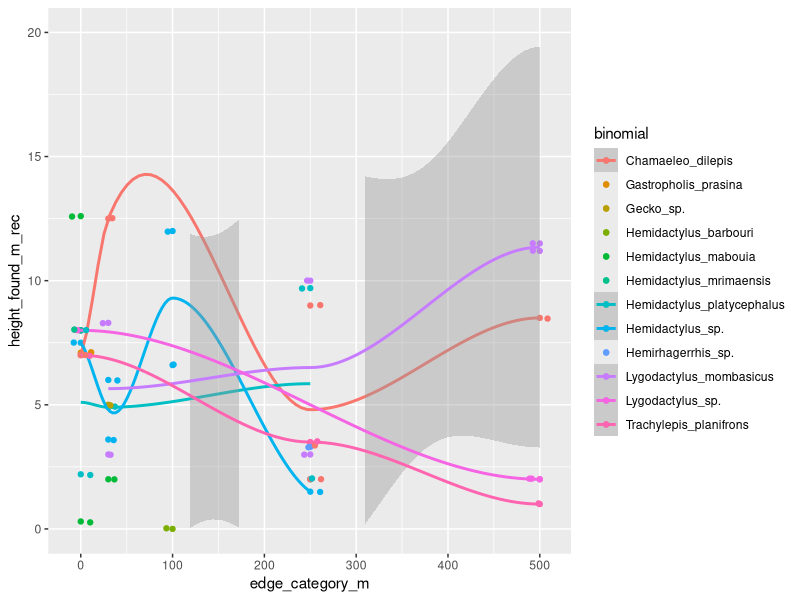
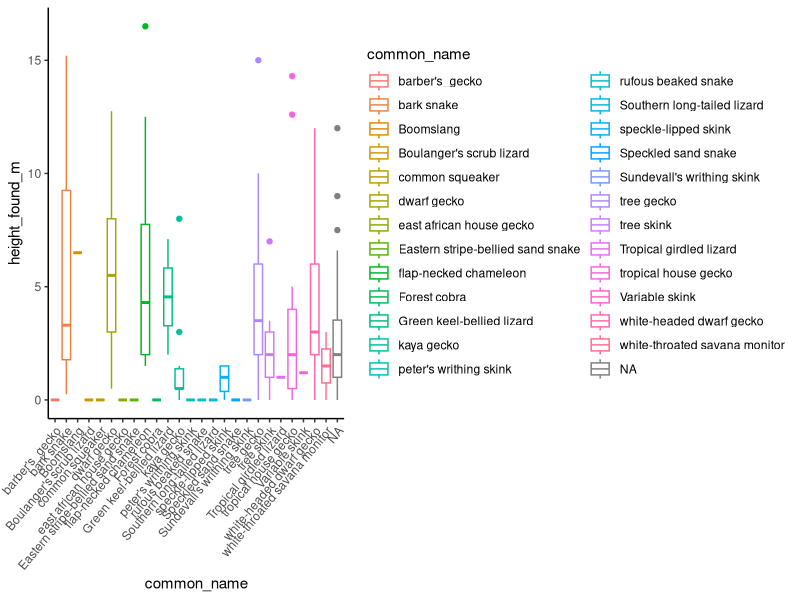
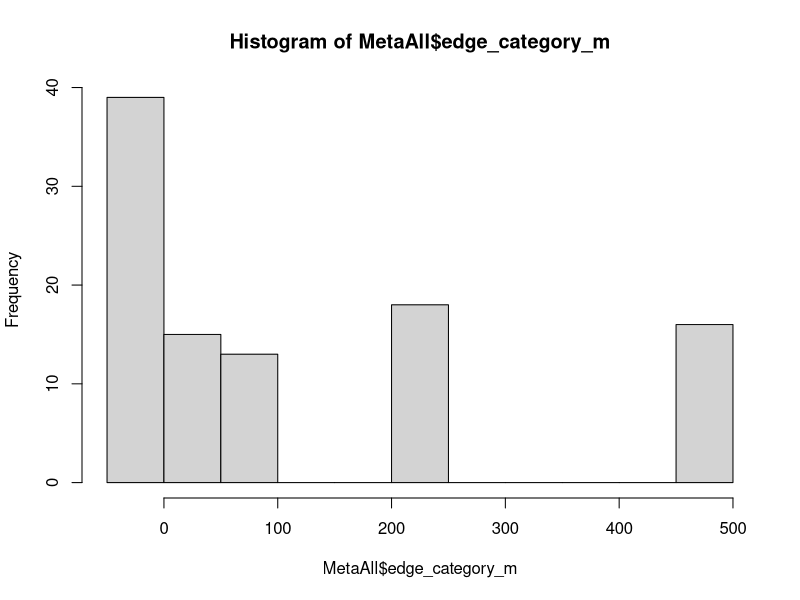

R code for these plots, in order:
#species level analysis
#goal, generate lm and plots of all species height by edge dist and abundance
#by edge dist

library(ggplot2)
library(tidyverse)
library(dplyr)
library(tidyr)
select <- dplyr::select


#data
herpd <- read.csv("raw_data/herpdata.csv")
sites <- read.csv("raw_data/sites.csv")
MetaAll <- read.csv("clean_data/MetaAll.csv")

#merge and clean Herp data
herpd <- merge(herpd, sites, by = "Tree_ID", all = TRUE)

herpd <- herpd %>%
  select(-c(notes.x, notes.y))

HghtHerpD <- herpd %>%
  filter(category != "matrix") %>%
  filter(survey_type == "C") %>%
  filter(forest_type == "BR")

#height by edge distance by species
ggplot(data = HghtHerpD, aes(x = edge_category_m, 
                         y = height_found_m_rec, color = binomial))+
  geom_point()+
  geom_smooth()+
  geom_jitter()+
  ylim(0,20)
               

#height found by species:
ggplot(data = herpd, aes(x = common_name, y = height_found_m))+
  geom_boxplot(aes(color = common_name))+
  theme_classic()+
  theme(axis.text.x = element_text(angle = 50, hjust = 1))


#######################
#GLM for all species Abundance by distance

#number of species
spec_counts <- MetaAll %>%
  select(ARST:VAAL)

NumSpecies <- ncol(spec_counts)

variables <- MetaAll%>%
  select(edge_category_m,edge_dist_m,category)

# create an empty dataframe to populate with info from glm
reg_abund <- list(NA)
RSquared <- list(NA)

for(i in 1:NumSpecies){
  newdata <- cbind(abund = spec_counts[,i], variables)
  lm_abund <- lm(abund~
                   scale(edge_category_m),
                 data=newdata)
  
  lm_mod <- summary(lm_abund)
  
  reg_abund[[i]] <- rbind(lm_mod$coefficients)
  RSquared[[i]] <- rbind(lm_mod$r.squared)
}
names(reg_abund) <- colnames(spec_counts)
reg_abund
names(RSquared) <- colnames(spec_counts)
RSquared


#Individual models (LM maybe not best technique for this)
summary(glm(LYMO ~ scale(edge_category_m), data = MetaAll))
summary(lm(HEPL ~ scale(edge_category_m), data = MetaAll))
summary(lm(HEBA ~ scale(edge_category_m), data = MetaAll))
summary(lm(HEMA ~ scale(edge_category_m), data = MetaAll))
summary(lm(HEMA ~ scale(edge_category_m), data = MetaAll))
summary(lm(HEMI ~ scale(edge_category_m), data = MetaAll))
summary(lm(TRMA ~ scale(edge_category_m), data = MetaAll))
summary(lm(NUBO ~ scale(edge_category_m), data = MetaAll))
summary(lm(CHDI ~ scale(edge_category_m), data = MetaAll))

hist(MetaAll$edge_category_m)
